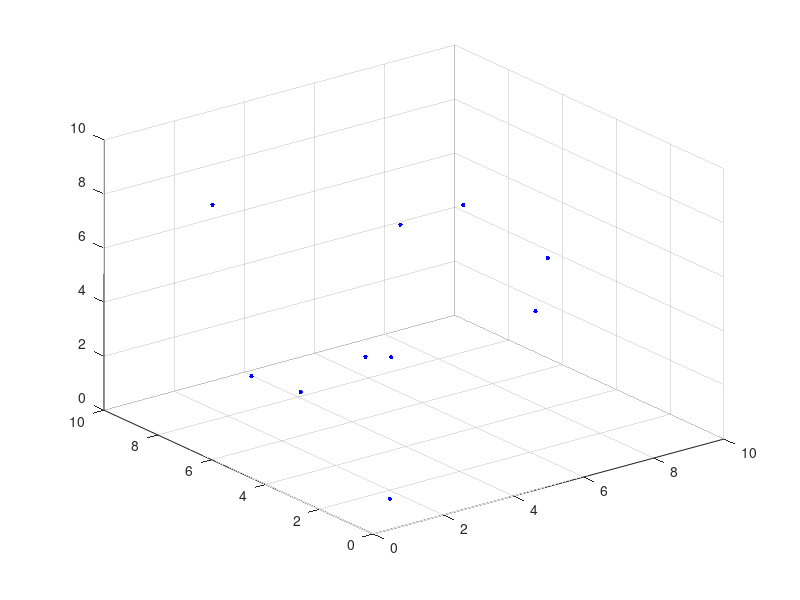

Here is the MATLAB script that generated this plot: (Note: this script raises an error after producing the figure.)
clc
clear
close all

%% Generate Points
num_points = 10;

X = rand(num_points,1)*10;
Y = rand(num_points,1)*10;
Z = rand(num_points,1)*10;
points3D = [X Y Z];

scatter3(X, Y, Z, 5, 'b', 'Marker', '.', 'SizeData', 100);

%% Min-Max Approach
offset_x = 1;
offset_y = 1;
offset_z = 1;

min_pt = min(points3D);
max_pt = max(points3D);

min_pt_mod = min_pt - [offset_x,offset_y,offset_z];
max_pt_mod = max_pt + [offset_x,offset_y,offset_z];
% min_pt_mod = min_pt;
% max_pt_mod = max_pt;
cube_size = max_pt - min_pt;
cube_size_mod = max_pt_mod - min_pt_mod;
% cube_size_mod = cube_size

corner_1 = min_pt_mod;
corner_2 = [min_pt_mod(1), min_pt_mod(2) + cube_size_mod(2), min_pt_mod(3)];
corner_3 = [min_pt_mod(1), min_pt_mod(2) + cube_size_mod(2), min_pt_mod(3) + cube_size_mod(3)];
corner_4 = [min_pt_mod(1), min_pt_mod(2), min_pt_mod(3) + cube_size_mod(3)];
corner_5 = [min_pt_mod(1) + cube_size_mod(1), min_pt_mod(2), min_pt_mod(3)];
corner_6 = [min_pt_mod(1) + cube_size_mod(1), min_pt_mod(2) + cube_size_mod(2), min_pt_mod(3)];
corner_7 = [min_pt_mod(1) + cube_size_mod(1), min_pt_mod(2) + cube_size_mod(2), min_pt_mod(3) + cube_size_mod(3)];
corner_8 = [min_pt_mod(1) + cube_size_mod(1), min_pt_mod(2), min_pt_mod(3) + cube_size_mod(3)];

corners_mat = [corner_1; corner_2; corner_3; corner_4; corner_5; corner_6; corner_7; corner_8];

% scatter3(corners_mat(:, 1), corners_mat(:, 2), corners_mat(:, 3), 5, 'y', 'Marker', '.', 'SizeData', 300);
plotcube(cube_size_mod, min_pt_mod, 0.5, [0, 1, 0]);

%% RANSAC
[model, CuboidParameters, inlierIndices, outlierIndices] = CuboidRANSAC( points3D );

scatter3(X(inlierIndices), Y(inlierIndices), Z(inlierIndices), 5, 'b', 'Marker', '.', 'SizeData', 100);
scatter3(X(outlierIndices), Y(outlierIndices), Z(outlierIndices), 5, 'r', 'Marker', '.', 'SizeData', 100);
DisplayModel(numel(inlierIndices), model);
% DisplayModel(numel(outlierIndices), model);

ransac_corners = model;

  